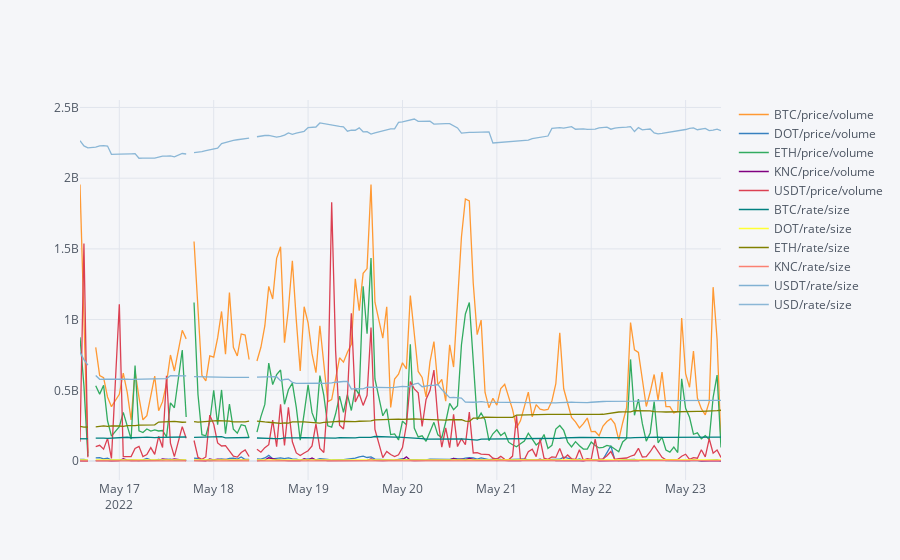

The notebook cell this image was saved under:
### Code cell
pd.concat([borrow_size],axis=0).iplot()#))

### Figure 1 — Plotly figure (JSON) as saved in the notebook; plotly's stock layout.template omitted (floating-point values rounded to 4 significant figures; data arrays with more than 128 entries replaced by an {"elided": "..."} marker saying what was removed)
{"data": [{"line": {"color": "rgba(255, 153, 51, 1.0)", "dash": "solid", "shape": "linear", "width": 1.3}, "mode": "lines", "name": "BTC/price/volume", "text": "", "type": "scatter", "x": {"elided": "161 str values"}, "y": {"elided": "161 mixed values"}}, {"line": {"color": "rgba(55, 128, 191, 1.0)", "dash": "solid", "shape": "linear", "width": 1.3}, "mode": "lines", "name": "DOT/price/volume", "text": "", "type": "scatter", "x": {"elided": "161 str values"}, "y": {"elided": "161 mixed values"}}, {"line": {"color": "rgba(50, 171, 96, 1.0)", "dash": "solid", "shape": "linear", "width": 1.3}, "mode": "lines", "name": "ETH/price/volume", "text": "", "type": "scatter", "x": {"elided": "161 str values"}, "y": {"elided": "161 mixed values"}}, {"line": {"color": "rgba(128, 0, 128, 1.0)", "dash": "solid", "shape": "linear", "width": 1.3}, "mode": "lines", "name": "KNC/price/volume", "text": "", "type": "scatter", "x": {"elided": "161 str values"}, "y": {"elided": "161 mixed values"}}, {"line": {"color": "rgba(219, 64, 82, 1.0)", "dash": "solid", "shape": "linear", "width": 1.3}, "mode": "lines", "name": "USDT/price/volume", "text": "", "type": "scatter", "x": {"elided": "161 str values"}, "y": {"elided": "161 mixed values"}}, {"line": {"color": "rgba(0, 128, 128, 1.0)", "dash": "solid", "shape": "linear", "width": 1.3}, "mode": "lines", "name": "BTC/rate/size", "text": "", "type": "scatter", "x": {"elided": "161 str values"}, "y": {"elided": "161 mixed values"}}, {"line": {"color": "rgba(255, 255, 51, 1.0)", "dash": "solid", "shape": "linear", "width": 1.3}, "mode": "lines", "name": "DOT/rate/size", "text": "", "type": "scatter", "x": {"elided": "161 str values"}, "y": {"elided": "161 mixed values"}}, {"line": {"color": "rgba(128, 128, 0, 1.0)", "dash": "solid", "shape": "linear", "width": 1.3}, "mode": "lines", "name": "ETH/rate/size", "text": "", "type": "scatter", "x": {"elided": "161 str values"}, "y": {"elided": "161 mixed values"}}, {"line": {"color": "rgba(251, 128, 114, 1.0)", "dash": "solid", "shape": "linear", "width": 1.3}, "mode": "lines", "name": "KNC/rate/size", "text": "", "type": "scatter", "x": {"elided": "161 str values"}, "y": {"elided": "161 mixed values"}}, {"line": {"color": "rgba(128, 177, 211, 1.0)", "dash": "solid", "shape": "linear", "width": 1.3}, "mode": "lines", "name": "USDT/rate/size", "text": "", "type": "scatter", "x": {"elided": "161 str values"}, "y": {"elided": "161 mixed values"}}, {"line": {"color": "rgba(128, 177, 211, 0.8999999999999999)", "dash": "solid", "shape": "linear", "width": 1.3}, "mode": "lines", "name": "USD/rate/size", "text": "", "type": "scatter", "x": {"elided": "161 str values"}, "y": {"elided": "161 mixed values"}}], "layout": {"legend": {"bgcolor": "#F5F6F9", "font": {"color": "#4D5663"}}, "paper_bgcolor": "#F5F6F9", "plot_bgcolor": "#F5F6F9", "title": {"font": {"color": "#4D5663"}}, "xaxis": {"gridcolor": "#E1E5ED", "showgrid": true, "tickfont": {"color": "#4D5663"}, "title": {"font": {"color": "#4D5663"}, "text": ""}, "zerolinecolor": "#E1E5ED"}, "yaxis": {"gridcolor": "#E1E5ED", "showgrid": true, "tickfont": {"color": "#4D5663"}, "title": {"font": {"color": "#4D5663"}, "text": ""}, "zerolinecolor": "#E1E5ED"}}}
